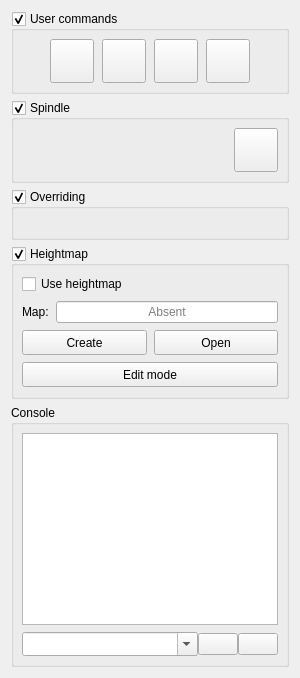
       <widget class="QWidget" name="layoutWidget">
        <layout class="QVBoxLayout" name="verticalLayout_2">
         <item>
          <widget class="GroupBox" name="grpUserCommands">
           <property name="enabled">
            <bool>true</bool>
           </property>
           <property name="title">
            <string>User commands</string>
           </property>
           <property name="checkable">
            <bool>true</bool>
           </property>
           <property name="overrided" stdset="0">
            <bool>false</bool>
           </property>
           <layout class="QHBoxLayout" name="horizontalLayout_30">
            <property name="spacing">
             <number>9</number>
            </property>
            <property name="leftMargin">
             <number>8</number>
            </property>
            <property name="topMargin">
             <number>8</number>
            </property>
            <property name="rightMargin">
             <number>8</number>
            </property>
            <property name="bottomMargin">
             <number>8</number>
            </property>
            <item>
             <widget class="QWidget" name="widgetUserCommands" native="true">
              <layout class="QHBoxLayout" name="horizontalLayout_31">
               <property name="leftMargin">
                <number>0</number>
               </property>
               <property name="topMargin">
                <number>0</number>
               </property>
               <property name="rightMargin">
                <number>0</number>
               </property>
               <property name="bottomMargin">
                <number>0</number>
               </property>
               <item>
                <layout class="QGridLayout" name="gridLayout_7">
                 <property name="horizontalSpacing">
                  <number>8</number>
                 </property>
                 <item row="0" column="1">
                  <widget class="StyledToolButton" name="cmdUser1">
                   <property name="enabled">
                    <bool>true</bool>
                   </property>
                   <property name="minimumSize">
                    <size>
                     <width>44</width>
                     <height>44</height>
                    </size>
                   </property>
                   <property name="toolTip">
                    <string>Spindle on/off</string>
                   </property>
                   <property name="icon">
                    <iconset resource="images.qrc">
                     <normaloff>:/images/num2.png</normaloff>:/images/num2.png</iconset>
                   </property>
                   <property name="iconSize">
                    <size>
                     <width>30</width>
                     <height>30</height>
                    </size>
                   </property>
                  </widget>
                 </item>
                 <item row="0" column="3">
                  <widget class="StyledToolButton" name="cmdUser3">
                   <property name="enabled">
                    <bool>true</bool>
                   </property>
                   <property name="minimumSize">
                    <size>
                     <width>44</width>
                     <height>44</height>
                    </size>
                   </property>
                   <property name="toolTip">
                    <string>Spindle on/off</string>
                   </property>
                   <property name="icon">
                    <iconset resource="images.qrc">
                     <normaloff>:/images/num4.png</normaloff>:/images/num4.png</iconset>
                   </property>
                   <property name="iconSize">
                    <size>
                     <width>30</width>
                     <height>30</height>
                    </size>
                   </property>
                  </widget>
                 </item>
                 <item row="0" column="2">
                  <widget class="StyledToolButton" name="cmdUser2">
                   <property name="enabled">
                    <bool>true</bool>
                   </property>
                   <property name="minimumSize">
                    <size>
                     <width>44</width>
                     <height>44</height>
                    </size>
                   </property>
                   <property name="toolTip">
                    <string>Spindle on/off</string>
                   </property>
                   <property name="icon">
                    <iconset resource="images.qrc">
                     <normaloff>:/images/num3_green.png</normaloff>:/images/num3_green.png</iconset>
                   </property>
                   <property name="iconSize">
                    <size>
                     <width>30</width>
                     <height>30</height>
                    </size>
                   </property>
                  </widget>
                 </item>
                 <item row="0" column="0">
                  <widget class="StyledToolButton" name="cmdUser0">
                   <property name="enabled">
                    <bool>true</bool>
                   </property>
                   <property name="minimumSize">
                    <size>
                     <width>44</width>
                     <height>44</height>
                    </size>
                   </property>
                   <property name="toolTip">
                    <string>Spindle on/off</string>
                   </property>
                   <property name="icon">
                    <iconset resource="images.qrc">
                     <normaloff>:/images/num1.png</normaloff>:/images/num1.png</iconset>
                   </property>
                   <property name="iconSize">
                    <size>
                     <width>30</width>
                     <height>30</height>
                    </size>
                   </property>
                  </widget>
                 </item>
                </layout>
               </item>
              </layout>
             </widget>
            </item>
           </layout>
          </widget>
         </item>
         <item>
          <widget class="GroupBox" name="grpSpindle">
           <property name="enabled">
            <bool>true</bool>
           </property>
           <property name="title">
            <string>Spindle</string>
           </property>
           <property name="checkable">
            <bool>true</bool>
           </property>
           <property name="overrided" stdset="0">
            <bool>false</bool>
           </property>
           <layout class="QHBoxLayout" name="horizontalLayout_2">
            <property name="leftMargin">
             <number>8</number>
            </property>
            <property name="topMargin">
             <number>8</number>
            </property>
            <property name="rightMargin">
             <number>8</number>
            </property>
            <property name="bottomMargin">
             <number>8</number>
            </property>
            <item>
             <widget class="QWidget" name="widgetSpindle" native="true">
              <layout class="QHBoxLayout" name="horizontalLayout_16">
               <property name="leftMargin">
                <number>0</number>
               </property>
               <property name="topMargin">
                <number>0</number>
               </property>
               <property name="rightMargin">
                <number>0</number>
               </property>
               <property name="bottomMargin">
                <number>0</number>
               </property>
               <item>
                <widget class="SliderBox" name="slbSpindle" native="true"/>
               </item>
               <item>
                <widget class="StyledToolButton" name="cmdSpindle">
                 <property name="enabled">
                  <bool>true</bool>
                 </property>
                 <property name="sizePolicy">
                  <sizepolicy hsizetype="Fixed" vsizetype="Fixed">
                   <horstretch>0</horstretch>
                   <verstretch>0</verstretch>
                  </sizepolicy>
                 </property>
                 <property name="minimumSize">
                  <size>
                   <width>44</width>
                   <height>44</height>
                  </size>
                 </property>
                 <property name="toolTip">
                  <string>Spindle on/off</string>
                 </property>
                 <property name="icon">
                  <iconset resource="images.qrc">
                   <normaloff>:/images/cutter.png</normaloff>:/images/cutter.png</iconset>
                 </property>
                 <property name="iconSize">
                  <size>
                   <width>28</width>
                   <height>28</height>
                  </size>
                 </property>
                 <property name="checkable">
                  <bool>true</bool>
                 </property>
                </widget>
               </item>
              </layout>
             </widget>
            </item>
           </layout>
          </widget>
         </item>
         <item>
          <widget class="GroupBox" name="grpOverriding">
           <property name="enabled">
            <bool>true</bool>
           </property>
           <property name="title">
            <string>Overriding</string>
           </property>
           <property name="checkable">
            <bool>true</bool>
           </property>
           <property name="overrided" stdset="0">
            <bool>false</bool>
           </property>
           <layout class="QHBoxLayout" name="horizontalLayout_14">
            <property name="leftMargin">
             <number>8</number>
            </property>
            <property name="topMargin">
             <number>8</number>
            </property>
            <property name="rightMargin">
             <number>8</number>
            </property>
            <property name="bottomMargin">
             <number>8</number>
            </property>
            <item>
             <widget class="QWidget" name="widgetFeed" native="true">
              <layout class="QVBoxLayout" name="verticalLayout_22">
               <property name="leftMargin">
                <number>0</number>
               </property>
               <property name="topMargin">
                <number>0</number>
               </property>
               <property name="rightMargin">
                <number>0</number>
               </property>
               <property name="bottomMargin">
                <number>0</number>
               </property>
               <item>
                <widget class="SliderBox" name="slbFeedOverride" native="true"/>
               </item>
               <item>
                <widget class="SliderBox" name="slbRapidOverride" native="true"/>
               </item>
               <item>
                <widget class="SliderBox" name="slbSpindleOverride" native="true"/>
               </item>
              </layout>
             </widget>
            </item>
           </layout>
          </widget>
         </item>
         <item>
          <widget class="GroupBox" name="grpHeightMap">
           <property name="title">
            <string>Heightmap</string>
           </property>
           <property name="checkable">
            <bool>true</bool>
           </property>
           <property name="overrided" stdset="0">
            <bool>false</bool>
           </property>
           <layout class="QVBoxLayout" name="verticalLayout_16">
            <property name="leftMargin">
             <number>8</number>
            </property>
            <property name="topMargin">
             <number>8</number>
            </property>
            <property name="rightMargin">
             <number>8</number>
            </property>
            <property name="bottomMargin">
             <number>9</number>
            </property>
            <item>
             <widget class="QWidget" name="widgetHeightMap" native="true">
              <layout class="QVBoxLayout" name="verticalLayout_15">
               <property name="spacing">
                <number>7</number>
               </property>
               <property name="leftMargin">
                <number>0</number>
               </property>
               <property name="topMargin">
                <number>0</number>
               </property>
               <property name="rightMargin">
                <number>0</number>
               </property>
               <property name="bottomMargin">
                <number>0</number>
               </property>
               <item>
                <widget class="QCheckBox" name="chkHeightMapUse">
                 <property name="text">
                  <string>Use heightmap</string>
                 </property>
                </widget>
               </item>
               <item>
                <layout class="QHBoxLayout" name="horizontalLayout_22">
                 <item>
                  <widget class="QLabel" name="label_15">
                   <property name="text">
                    <string>Map:</string>
                   </property>
                  </widget>
                 </item>
                 <item>
                  <widget class="QLineEdit" name="txtHeightMap">
                   <property name="focusPolicy">
                    <enum>Qt::NoFocus</enum>
                   </property>
                   <property name="text">
                    <string/>
                   </property>
                   <property name="alignment">
                    <set>Qt::AlignCenter</set>
                   </property>
                   <property name="readOnly">
                    <bool>true</bool>
                   </property>
                   <property name="placeholderText">
                    <string>Absent</string>
                   </property>
                  </widget>
                 </item>
                </layout>
               </item>
               <item>
                <layout class="QHBoxLayout" name="horizontalLayout_21">
                 <item>
                  <widget class="QPushButton" name="cmdHeightMapCreate">
                   <property name="sizePolicy">
                    <sizepolicy hsizetype="Preferred" vsizetype="Fixed">
                     <horstretch>0</horstretch>
                     <verstretch>0</verstretch>
                    </sizepolicy>
                   </property>
                   <property name="minimumSize">
                    <size>
                     <width>0</width>
                     <height>25</height>
                    </size>
                   </property>
                   <property name="text">
                    <string>Create</string>
                   </property>
                  </widget>
                 </item>
                 <item>
                  <widget class="QPushButton" name="cmdHeightMapLoad">
                   <property name="sizePolicy">
                    <sizepolicy hsizetype="Preferred" vsizetype="Fixed">
                     <horstretch>0</horstretch>
                     <verstretch>0</verstretch>
                    </sizepolicy>
                   </property>
                   <property name="minimumSize">
                    <size>
                     <width>0</width>
                     <height>25</height>
                    </size>
                   </property>
                   <property name="text">
                    <string>Open</string>
                   </property>
                  </widget>
                 </item>
                </layout>
               </item>
               <item>
                <widget class="QPushButton" name="cmdHeightMapMode">
                 <property name="sizePolicy">
                  <sizepolicy hsizetype="Preferred" vsizetype="Fixed">
                   <horstretch>0</horstretch>
                   <verstretch>0</verstretch>
                  </sizepolicy>
                 </property>
                 <property name="minimumSize">
                  <size>
                   <width>42</width>
                   <height>25</height>
                  </size>
                 </property>
                 <property name="text">
                  <string>Edit mode</string>
                 </property>
                 <property name="checkable">
                  <bool>true</bool>
                 </property>
                </widget>
               </item>
              </layout>
             </widget>
            </item>
           </layout>
          </widget>
         </item>
         <item>
          <widget class="GroupBox" name="grpConsole">
           <property name="minimumSize">
            <size>
             <width>230</width>
             <height>0</height>
            </size>
           </property>
           <property name="autoFillBackground">
            <bool>false</bool>
           </property>
           <property name="title">
            <string>Console</string>
           </property>
           <layout class="QVBoxLayout" name="verticalLayout_3" stretch="0,0,0">
            <property name="spacing">
             <number>0</number>
            </property>
            <property name="leftMargin">
             <number>8</number>
            </property>
            <property name="topMargin">
             <number>8</number>
            </property>
            <property name="rightMargin">
             <number>8</number>
            </property>
            <property name="bottomMargin">
             <number>8</number>
            </property>
            <item>
             <widget class="QPlainTextEdit" name="txtConsole">
              <property name="minimumSize">
               <size>
                <width>0</width>
                <height>1</height>
               </size>
              </property>
              <property name="font">
               <font>
                <family>Consolas</family>
                <pointsize>9</pointsize>
               </font>
              </property>
              <property name="readOnly">
               <bool>true</bool>
              </property>
             </widget>
            </item>
            <item>
             <spacer name="spacerConsole">
              <property name="orientation">
               <enum>Qt::Vertical</enum>
              </property>
              <property name="sizeType">
               <enum>QSizePolicy::Fixed</enum>
              </property>
              <property name="sizeHint" stdset="0">
               <size>
                <width>20</width>
                <height>7</height>
               </size>
              </property>
             </spacer>
            </item>
            <item>
             <layout class="QHBoxLayout" name="horizontalLayout_7" stretch="1,0,0">
              <item>
               <widget class="ComboBox" name="cboCommand">
                <property name="styleSheet">
                 <string notr="true">padding-top: 3;
padding-bottom: 3;
padding-right: 8;</string>
                </property>
                <property name="editable">
                 <bool>true</bool>
                </property>
                <property name="maxVisibleItems">
                 <number>5</number>
                </property>
                <property name="maxCount">
                 <number>10</number>
                </property>
                <property name="insertPolicy">
                 <enum>QComboBox::InsertAtTop</enum>
                </property>
               </widget>
              </item>
              <item>
               <widget class="QPushButton" name="cmdCommandSend">
                <property name="toolTip">
                 <string>Send command</string>
                </property>
                <property name="icon">
                 <iconset resource="images.qrc">
                  <normaloff>:/images/send_1.png</normaloff>:/images/send_1.png</iconset>
                </property>
                <property name="iconSize">
                 <size>
                  <width>16</width>
                  <height>16</height>
                 </size>
                </property>
               </widget>
              </item>
              <item>
               <widget class="QPushButton" name="cmdClearConsole">
                <property name="toolTip">
                 <string>Clear console</string>
                </property>
                <property name="icon">
                 <iconset resource="images.qrc">
                  <normaloff>:/images/erase_1.png</normaloff>:/images/erase_1.png</iconset>
                </property>
                <property name="iconSize">
                 <size>
                  <width>16</width>
                  <height>16</height>
                 </size>
                </property>
               </widget>
              </item>
             </layout>
            </item>
           </layout>
          </widget>
         </item>
        </layout>
       </widget>
